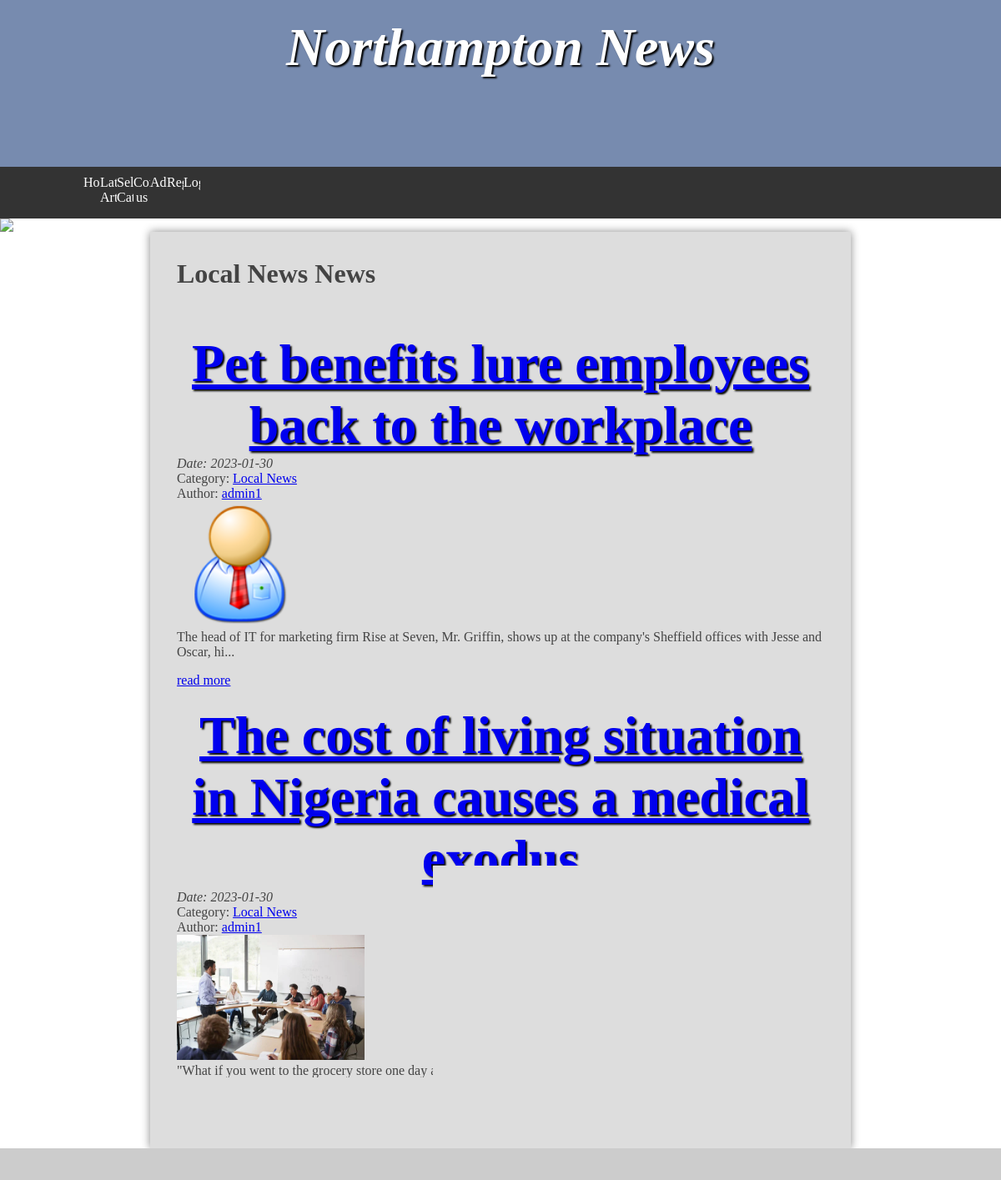
Screenshot of /category.php?cid=47 with the database file from the repository.
### tables this page shows
CREATE TABLE `categories` (
  `category_id` int NOT NULL AUTO_INCREMENT,
  `category_name` text NOT NULL,
  `post` int NOT NULL DEFAULT '0',
  PRIMARY KEY (`category_id`)
);

CREATE TABLE `articles` (
  `article_id` int NOT NULL AUTO_INCREMENT,
  `title` varchar(100) NOT NULL,
  `description` text NOT NULL,
  `date` date NOT NULL,
  `image` varchar(100) NOT NULL,
  `category` text NOT NULL,
  `author` int NOT NULL,
  PRIMARY KEY (`article_id`),
  KEY `admin_id` (`author`),
  CONSTRAINT `articles_ibfk_1` FOREIGN KEY (`author`) REFERENCES `admins` (`admin_id`)
);

### category.php (the view, shortened to what this page needs)
<?php
$pdo = new PDO("mysql:host=db;dbname=news", 'root', 'example');
?>
<!DOCTYPE html>
<html>
	<head>
		<link rel="stylesheet" href="styles.css"/>
	</head>
	<body>
		<header>
			<section>
				<h1>Northampton News</h1>
			</section>
		</header>
		<nav>
			<ul>
				<li><a href="index.php">Home</a></li>
				<li><a href="latestnewsarticle.php">Latest Articles</a></li>
				<li><a href="#">Select Category</a>
						<?php
							$arpstmt = $pdo->query('SELECT category_id, category_name FROM categories');
							$arpstmt->execute();
							foreach ($arpstmt as $row) {
								?>
								<li>
								<?php
								echo '<a href="category.php?cid='.$row['category_id'].'">'.$row['category_name'].'</a>';
								?>
								</li>
								<?php
							}
						?>
				</li>
                <li><a href="contact.php">Contact us</a></li>
				<li><a href="adminLogin.php">Admin</a></li>
				<?php
				if(isset($_SESSION['username'])){ ?>
				<li><a href=""><?php echo $_SESSION['username']; ?></a></li>
				<li><a href="logout.php">Logout</a></li>
				<?php
				}
				else{
					?>
				<li><a href="register.php">Register</a></li>
				<li><a href="login.php">Login</a></li>
				<?php
				}
				?>
            </ul>
		</nav>
		<img src="images/banners/randombanner.php" />
		<main>
			<article>
                    <?php
                        $category_id = $_GET['cid'];
						$arpqrry = $pdo->query("SELECT * FROM categories WHERE category_id = {$category_id}");
						$arpqrry -> execute();
                          foreach($arpqrry as $row){
                      }?>
                        <h2><?php echo $row['category_name']; ?> News</h2>
                          <?php
                           $arpqry ="SELECT articles.article_id, articles.title, articles.description, articles.date, categories.category_name, admins.username, articles.image FROM articles
                           LEFT JOIN categories ON articles.category = categories.category_id
                           LEFT JOIN admins ON articles.author = admins.admin_id
                           WHERE articles.category = {$category_id}
                           ORDER BY articles.article_id";
                           $arpstmt = $pdo->prepare($arpqry);
                           $arpstmt->execute();
                           $arpstmt->setFetchMode(PDO::FETCH_ASSOC);
                           $rslt = $arpstmt -> fetchAll();
                           if($rslt)
                           {
                           foreach($rslt as $row){
                               ?>
                             <div>
                            <h1><a href='article.php?id=<?php echo $row['article_id']; ?>'><?php echo $row['title']; ?></a></h1>
                                </div>
                                <div><em>
                                  Date: <?php echo $row['date']; ?>
                                </em></div>
                                <span>Category:
                                    <a href='category.php?cid=<?php echo $row['category']; ?>'><?php echo $row['category_name']; ?></a>
                                    </span>
                                    <div>
                                    <span>Author:
                                    <a href='author.php?aid=<?php echo $row['author']; ?>'><?php echo $row['username']; ?></a>
                                    </span></div>
                                    <div>
                                  <a class=""href="article.php?id=<?php echo $row['article_id']; ?>"> <img src="images/<?=$row['image'];?>" height ="150px"></a>
                                </div>
                                <div>
                                <?php echo substr($row['description'], 0, 130) . "..." ?>
                                      <a  href='article.php?id=<?php echo $row['article_id']; ?>'>read more</a>
                                  </div>
                                <?php
						}
						}
						else{
							?>
                             <p>
							<h3>No Record found.</h3>
                            </p>
						<?php
						}
						?>
            </article>
		</main>
		<footer>
		</footer>
	</body>
</html>

### styles.css (style rules this page uses)
* { margin: 0; padding: 0; }
html { font-family: 'Oxygen-Regular', times, verdana, sans-serif; }
body { background-color: #fff; }
header { background-color: #778baf ; color: white; height: 200px; }
nav { width: 100%; background-color: #333; overflow: auto; }
nav ul { width: 1000px; margin: auto; display: block; list-style-type: none; }
nav ul li { width: 2%; float: left; overflow: auto; text-align: center; }
nav a { color: white; padding-top: 10px; display: block; text-decoration: none; }
header section { display: block; }
header h1 { font-weight: bold; font-style: italic; }
h1 { font-size:4em; color: white; text-align: center; padding-top: 20px; text-shadow: 2px 2px 2px #000; }
main { min-height: 50vh; background-color: #ddd; width: 70vw; display: block; margin: auto; box-shadow: 0px 0px 10px #888; color:#444; }
main h2 { font-size:2em; }
p, li, h2 { margin-bottom: 1em; }
footer { background-color: #ccc; padding: 10px; }
ul { margin-left: 2em; }
body > img { display: block; width: 100%; }
main { display: table; }
main > article { display: table-cell; padding: 2em; }

### rows the page displays
categories: category_name "Local News"
articles: title "Pet benefits lure employees back to the workplace", date "2023-01-30", categories.category_name "Local News", author.username "admin1", image (picture), description "The head of IT for marketing firm Rise at Seven, Mr. Griffin, shows up at the company's Sheffield offices with Jesse and Oscar, hi"
articles: title "The cost of living situation in Nigeria causes a medical exodus", date "2023-01-30", categories.category_name "Local News", author.username "admin1", image (picture), description "\"What if you went to the grocery store one day and saw that everything had tripled in price? How exactly do you manage? You live w"
